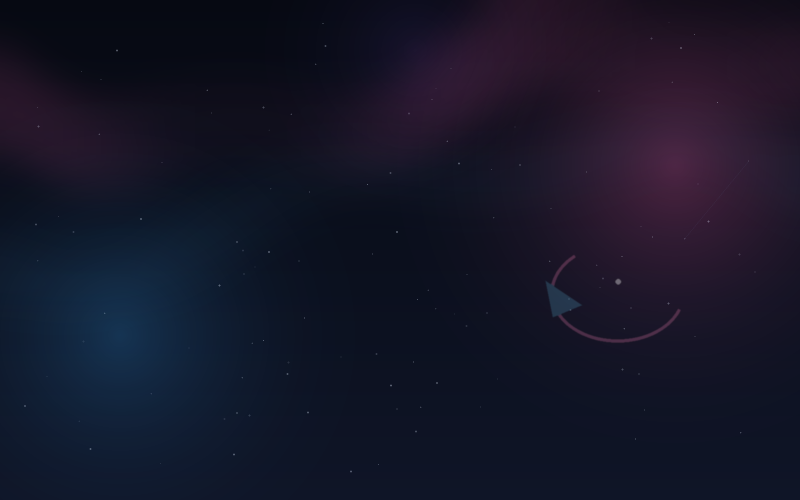
#> input picture assets/ui/tafeiyu_aurora.png, 1600 x 1000 px (shown at 1/2 size)
$ python build_app_icon.py --source ../assets/ui/tafeiyu_aurora.png
#> lines starting #> are read from the running program, lines starting #| are printed output that depends on the picture
#!/usr/bin/env python3
"""Build local Windows icon assets from a user-supplied square image."""

from __future__ import annotations

import argparse
from pathlib import Path

from PIL import Image, ImageDraw, ImageOps


ROOT = Path(__file__).resolve().parents[1]


def square_image(source: Path) -> Image.Image:
    with Image.open(source) as image:
#> image is the input picture: PIL image 1600x1000 RGB; mean R, G, B 21.7, 21.8, 39.7
        image = ImageOps.exif_transpose(image).convert("RGBA")
#> image: PIL image 1600x1000 RGBA
        side = min(image.size)
#> side = 1000
        left = (image.width - side) // 2
#> left = 300
        top = (image.height - side) // 2
#> top = 0
        return image.crop((left, top, left + side, top + side))
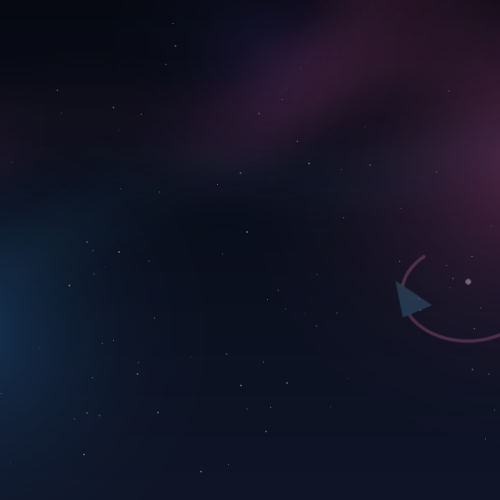
#> returned value: PIL image 1000x1000 RGBA (shown at 1/2 size); mean R, G, B, A 19.7, 20.4, 37.5, 255


def rounded_source(image: Image.Image, size: int) -> Image.Image:
#> called with size = 256
    image = image.resize((size, size), Image.Resampling.LANCZOS)
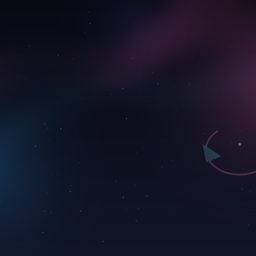
#> image: PIL image 256x256 RGBA; mean R, G, B, A 19.7, 20.4, 37.5, 255
    mask = Image.new("L", (size, size), 0)
#> mask: PIL image 256x256 L; every value is 0
    draw = ImageDraw.Draw(mask)
    draw.ellipse((1, 1, size - 2, size - 2), fill=255)
    output = Image.new("RGBA", (size, size), (0, 0, 0, 0))
#> output: PIL image 256x256 RGBA; every value is 0
    output.paste(image, (0, 0), mask)
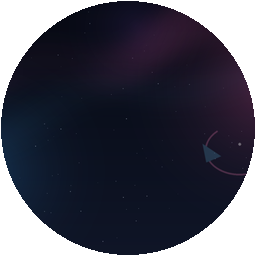
#> output: PIL image 256x256 RGBA; mean R, G, B, A 15.1, 15.7, 29, 197; transparent parts drawn white
    return output


def main() -> int:
    parser = argparse.ArgumentParser()
    parser.add_argument("--source", required=True)
    parser.add_argument(
        "--output-dir",
        default=str(ROOT / "assets" / "local"),
    )
    args = parser.parse_args()

    source = Path(args.source).expanduser().resolve()
    if not source.is_file():
        raise FileNotFoundError(source)
    output = Path(args.output_dir).resolve()
    output.mkdir(parents=True, exist_ok=True)
    image = square_image(source)

    icon_path = output / "tafeiyu.ico"
    image.save(
        icon_path,
        format="ICO",
        sizes=[(16, 16), (24, 24), (32, 32), (48, 48), (64, 64), (128, 128), (256, 256)],
    )
    rounded_source(image, 256).save(output / "tafeiyu_icon.png")
    rounded_source(image, 64).save(output / "tafeiyu_titlebar.png")
#> call 2 of rounded_source, with size = 64
#> in rounded_source (call 2), `mask = Image.new("L", (size, size), 0)`: mask: PIL image 64x64 L; every value is 0
#> in rounded_source (call 2), `output = Image.new("RGBA", (size, size), (0, 0, 0, 0))`: output: PIL image 64x64 RGBA; every value is 0
#> in rounded_source (call 2), `output.paste(image, (0, 0), mask)`:
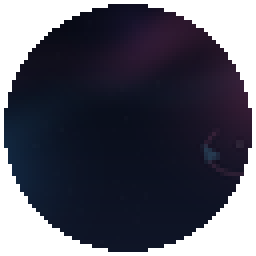
#> output: PIL image 64x64 RGBA (shown 4 times larger); mean R, G, B, A 14.2, 14.8, 27.4, 186.8; transparent parts drawn white
    print(icon_path)
    return 0


if __name__ == "__main__":
    raise SystemExit(main())
#> (the program exits here)
